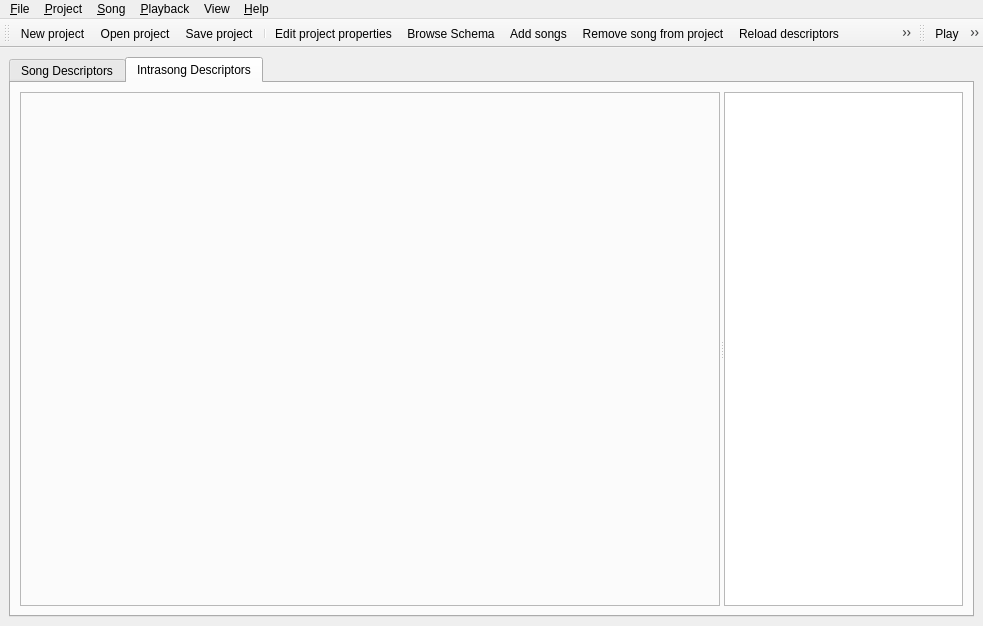
<ui version="4.0" >
 <class>Annotator</class>
 <widget class="QMainWindow" name="Annotator" >
  <property name="geometry" >
   <rect>
    <x>0</x>
    <y>0</y>
    <width>983</width>
    <height>626</height>
   </rect>
  </property>
  <property name="sizePolicy" >
   <sizepolicy vsizetype="MinimumExpanding" hsizetype="MinimumExpanding" >
    <horstretch>0</horstretch>
    <verstretch>0</verstretch>
   </sizepolicy>
  </property>
  <property name="maximumSize" >
   <size>
    <width>32767</width>
    <height>32767</height>
   </size>
  </property>
  <property name="windowTitle" >
   <string>Music Annotator</string>
  </property>
  <property name="windowIcon" >
   <iconset resource="images.qrc" >:/logos/images/annotator-icon1.png</iconset>
  </property>
  <widget class="QWidget" name="widget" >
   <layout class="QVBoxLayout" >
    <property name="spacing" >
     <number>6</number>
    </property>
    <property name="leftMargin" >
     <number>9</number>
    </property>
    <property name="topMargin" >
     <number>9</number>
    </property>
    <property name="rightMargin" >
     <number>9</number>
    </property>
    <property name="bottomMargin" >
     <number>9</number>
    </property>
    <item>
     <widget class="QTabWidget" name="mMainTabWidget" >
      <property name="currentIndex" >
       <number>1</number>
      </property>
      <widget class="QWidget" name="mSongLevelTab" >
       <attribute name="title" >
        <string>Song Descriptors</string>
       </attribute>
       <layout class="QVBoxLayout" >
        <property name="spacing" >
         <number>6</number>
        </property>
        <property name="leftMargin" >
         <number>9</number>
        </property>
        <property name="topMargin" >
         <number>9</number>
        </property>
        <property name="rightMargin" >
         <number>9</number>
        </property>
        <property name="bottomMargin" >
         <number>9</number>
        </property>
        <item>
         <widget class="QSplitter" name="mSongLevelSplit" >
          <property name="orientation" >
           <enum>Qt::Horizontal</enum>
          </property>
          <widget class="QTreeWidget" name="mSongListView" >
           <property name="sizePolicy" >
            <sizepolicy vsizetype="Minimum" hsizetype="MinimumExpanding" >
             <horstretch>5</horstretch>
             <verstretch>0</verstretch>
            </sizepolicy>
           </property>
           <property name="whatsThis" >
            <string>&lt;p>The &lt;b>project song list&lt;/b> is a list with the working songs for the project.
You can add songs to work with just by selecting the &lt;tt>Project/Add Song to Project&lt;/tt> option on the menu.
Click on one song to load its description.&lt;/p>
&lt;p>If there is no computed description, you can generate it for the selected song it
by clicking the &lt;tt>Compute Descriptors&lt;/tt> button and, once the computation is finished,
the &lt;tt>Reload Descriptors&lt;/tt> one.&lt;/p></string>
           </property>
           <property name="alternatingRowColors" >
            <bool>true</bool>
           </property>
           <property name="selectionMode" >
            <enum>QAbstractItemView::SingleSelection</enum>
           </property>
           <property name="rootIsDecorated" >
            <bool>false</bool>
           </property>
           <column>
            <property name="text" >
             <string>File</string>
            </property>
           </column>
          </widget>
          <widget class="QTableWidget" name="mDescriptorsTable" >
           <property name="sizePolicy" >
            <sizepolicy vsizetype="Minimum" hsizetype="Maximum" >
             <horstretch>1</horstretch>
             <verstretch>0</verstretch>
            </sizepolicy>
           </property>
           <property name="minimumSize" >
            <size>
             <width>250</width>
             <height>0</height>
            </size>
           </property>
           <property name="focusPolicy" >
            <enum>Qt::WheelFocus</enum>
           </property>
           <property name="whatsThis" >
            <string>&lt;p>The &lt;b>song level descriptors table&lt;/b>
contains descriptors values for song level descriptors.
Song level descriptors are those that has a single occurrence for each song.
As constrast, 'note level descriptors' would have an occurrence for each note.&lt;/p>
&lt;p>You can edit the values by clicking to the proper cell.&lt;/p></string>
           </property>
           <property name="selectionMode" >
            <enum>QAbstractItemView::NoSelection</enum>
           </property>
           <property name="rowCount" >
            <number>0</number>
           </property>
           <property name="columnCount" >
            <number>0</number>
           </property>
          </widget>
         </widget>
        </item>
       </layout>
      </widget>
      <widget class="QWidget" name="mIntrasongLevelTab" >
       <attribute name="title" >
        <string>Intrasong Descriptors</string>
       </attribute>
       <layout class="QVBoxLayout" >
        <property name="spacing" >
         <number>6</number>
        </property>
        <property name="leftMargin" >
         <number>9</number>
        </property>
        <property name="topMargin" >
         <number>9</number>
        </property>
        <property name="rightMargin" >
         <number>9</number>
        </property>
        <property name="bottomMargin" >
         <number>9</number>
        </property>
        <item>
         <widget class="QSplitter" name="mVSplit" >
          <property name="orientation" >
           <enum>Qt::Vertical</enum>
          </property>
          <widget class="QSplitter" name="mFrameEditorSplit" >
           <property name="orientation" >
            <enum>Qt::Horizontal</enum>
           </property>
           <widget class="CLAM::VM::BPFPlot" name="mBPFEditor" >
            <property name="sizePolicy" >
             <sizepolicy vsizetype="MinimumExpanding" hsizetype="MinimumExpanding" >
              <horstretch>2</horstretch>
              <verstretch>0</verstretch>
             </sizepolicy>
            </property>
            <property name="minimumSize" >
             <size>
              <width>700</width>
              <height>200</height>
             </size>
            </property>
            <property name="focusPolicy" >
             <enum>Qt::WheelFocus</enum>
            </property>
            <property name="whatsThis" >
             <string>&lt;p>The &lt;b>frame level descriptors editor&lt;/b> allows editing
			 floating point descriptors that has an occurrence for each frame.&lt;/p>
			 &lt;ul>
			 &lt;li>Dragging Points: Moving them.&lt;/li>
			 &lt;li>Page up/down: Set focus prev/next point&lt;/li>
			 &lt;li>Hover point: Set focus to point&lt;/li>
			 &lt;li>Dragging play positon: Moves it.&lt;/li>
			 &lt;li>'r'+Click: Set the current play position.&lt;/li>
			 &lt;li>Arrows: Change focused point values&lt;/li>
			 &lt;/ul></string>
            </property>
            <property name="frameShape" >
             <enum>QFrame::StyledPanel</enum>
            </property>
            <property name="frameShadow" >
             <enum>QFrame::Raised</enum>
            </property>
           </widget>
           <widget class="QListWidget" name="mFrameLevelAttributeList" >
            <property name="minimumSize" >
             <size>
              <width>150</width>
              <height>0</height>
             </size>
            </property>
            <property name="alternatingRowColors" >
             <bool>true</bool>
            </property>
            <property name="resizeMode" >
             <enum>QListView::Adjust</enum>
            </property>
           </widget>
          </widget>
         </widget>
        </item>
       </layout>
      </widget>
     </widget>
    </item>
   </layout>
  </widget>
  <widget class="QToolBar" name="mIntraSongToolbar" >
   <property name="orientation" >
    <enum>Qt::Horizontal</enum>
   </property>
   <attribute name="toolBarArea" >
    <enum>TopToolBarArea</enum>
   </attribute>
   <attribute name="toolBarBreak" >
    <bool>false</bool>
   </attribute>
   <addaction name="newProjectAction" />
   <addaction name="fileOpen_projectAction" />
   <addaction name="fileSave_projectAction" />
   <addaction name="separator" />
   <addaction name="editProjectPropertiesAction" />
   <addaction name="browseSchemaAction" />
   <addaction name="addSongAction" />
   <addaction name="removeSongAction" />
   <addaction name="reloadDescriptorsAction" />
   <addaction name="songComputeDescriptorsAction" />
   <addaction name="songSaveDescriptorsAction" />
   <addaction name="separator" />
   <addaction name="actionOnline_Tutorial" />
   <addaction name="helpWhatsThisAction" />
  </widget>
  <widget class="QToolBar" name="TransportToolbar" >
   <property name="orientation" >
    <enum>Qt::Horizontal</enum>
   </property>
   <attribute name="toolBarArea" >
    <enum>TopToolBarArea</enum>
   </attribute>
   <attribute name="toolBarBreak" >
    <bool>false</bool>
   </attribute>
   <addaction name="playAction" />
   <addaction name="pauseAction" />
   <addaction name="stopAction" />
   <addaction name="mLinkCurrentSegmentToPlaybackAction" />
   <addaction name="mAuralizeSegmentOnsetsAction" />
   <addaction name="mAuralizeFrameLevelDescriptorsAction" />
  </widget>
  <widget class="QMenuBar" name="MenuBar" >
   <property name="geometry" >
    <rect>
     <x>0</x>
     <y>0</y>
     <width>983</width>
     <height>32</height>
    </rect>
   </property>
   <widget class="QMenu" name="mSongMenu" >
    <property name="title" >
     <string>&amp;Song</string>
    </property>
    <addaction name="songSaveDescriptorsAction" />
    <addaction name="reloadDescriptorsAction" />
    <addaction name="songComputeDescriptorsAction" />
   </widget>
   <widget class="QMenu" name="mProjectMenu" >
    <property name="title" >
     <string>&amp;Project</string>
    </property>
    <addaction name="addSongAction" />
    <addaction name="removeSongAction" />
    <addaction name="editProjectPropertiesAction" />
    <addaction name="browseSchemaAction" />
   </widget>
   <widget class="QMenu" name="mFileMenu" >
    <property name="title" >
     <string>&amp;File</string>
    </property>
    <addaction name="newProjectAction" />
    <addaction name="fileOpen_projectAction" />
    <addaction name="fileSave_projectAction" />
    <addaction name="separator" />
    <addaction name="fileExitAction" />
   </widget>
   <widget class="QMenu" name="mPlaybackMenu" >
    <property name="title" >
     <string>&amp;Playback</string>
    </property>
    <addaction name="playAction" />
    <addaction name="pauseAction" />
    <addaction name="stopAction" />
    <addaction name="separator" />
    <addaction name="mLinkCurrentSegmentToPlaybackAction" />
    <addaction name="mAuralizeSegmentOnsetsAction" />
    <addaction name="mAuralizeFrameLevelDescriptorsAction" />
   </widget>
   <widget class="QMenu" name="menuView" >
    <property name="title" >
     <string>View</string>
    </property>
    <widget class="QMenu" name="menuAddInstantView" >
     <property name="title" >
      <string>Add &amp;instant view</string>
     </property>
    </widget>
    <addaction name="actionAddSegmentationView" />
    <addaction name="actionAddFrameEvolutionView" />
    <addaction name="menuAddInstantView" />
   </widget>
   <widget class="QMenu" name="help" >
    <property name="title" >
     <string>&amp;Help</string>
    </property>
    <addaction name="actionOnline_Tutorial" />
    <addaction name="helpWhatsThisAction" />
    <addaction name="separator" />
    <addaction name="helpAboutQtAction" />
    <addaction name="helpAboutAction" />
   </widget>
   <addaction name="mFileMenu" />
   <addaction name="mProjectMenu" />
   <addaction name="mSongMenu" />
   <addaction name="mPlaybackMenu" />
   <addaction name="menuView" />
   <addaction name="help" />
  </widget>
  <action name="fileExitAction" >
   <property name="icon" >
    <iconset resource="images.qrc" >:/icons/images/exit.png</iconset>
   </property>
   <property name="text" >
    <string>E&amp;xit</string>
   </property>
   <property name="iconText" >
    <string>Exit</string>
   </property>
   <property name="statusTip" >
    <string>Quits the application</string>
   </property>
   <property name="shortcut" >
    <string>Ctrl+Q</string>
   </property>
  </action>
  <action name="helpAboutAction" >
   <property name="text" >
    <string>&amp;About Music Annotator</string>
   </property>
   <property name="iconText" >
    <string>About</string>
   </property>
   <property name="statusTip" >
    <string>Information about the application</string>
   </property>
  </action>
  <action name="newProjectAction" >
   <property name="icon" >
    <iconset resource="images.qrc" >:/icons/images/window_new.png</iconset>
   </property>
   <property name="text" >
    <string>&amp;New project</string>
   </property>
   <property name="iconText" >
    <string>New project</string>
   </property>
   <property name="toolTip" >
    <string>New project</string>
   </property>
   <property name="statusTip" >
    <string>Creates a new project</string>
   </property>
   <property name="shortcut" >
    <string>Ctrl+N</string>
   </property>
  </action>
  <action name="fileSave_projectAction" >
   <property name="icon" >
    <iconset resource="images.qrc" >:/icons/images/project_save.png</iconset>
   </property>
   <property name="text" >
    <string>&amp;Save project</string>
   </property>
   <property name="iconText" >
    <string>Save project</string>
   </property>
   <property name="toolTip" >
    <string>Save project</string>
   </property>
   <property name="statusTip" >
    <string>Save project</string>
   </property>
   <property name="shortcut" >
    <string>Ctrl+S</string>
   </property>
  </action>
  <action name="fileOpen_projectAction" >
   <property name="icon" >
    <iconset resource="images.qrc" >:/icons/images/project_open.png</iconset>
   </property>
   <property name="text" >
    <string>&amp;Open project</string>
   </property>
   <property name="iconText" >
    <string>Open project</string>
   </property>
   <property name="toolTip" >
    <string>Open project</string>
   </property>
   <property name="statusTip" >
    <string>Open project</string>
   </property>
   <property name="shortcut" >
    <string>Ctrl+O</string>
   </property>
  </action>
  <action name="addSongAction" >
   <property name="icon" >
    <iconset resource="images.qrc" >:/icons/images/vcs_add.png</iconset>
   </property>
   <property name="text" >
    <string>&amp;Add songs to project</string>
   </property>
   <property name="iconText" >
    <string>Add songs</string>
   </property>
   <property name="statusTip" >
    <string>Add songs to project</string>
   </property>
   <property name="shortcut" >
    <string>Ctrl+A</string>
   </property>
  </action>
  <action name="removeSongAction" >
   <property name="enabled" >
    <bool>true</bool>
   </property>
   <property name="icon" >
    <iconset resource="images.qrc" >:/icons/images/vcs_remove.png</iconset>
   </property>
   <property name="text" >
    <string>Remove song from project</string>
   </property>
   <property name="iconText" >
    <string>Remove song from project</string>
   </property>
   <property name="statusTip" >
    <string>Remove song from project</string>
   </property>
   <property name="shortcut" >
    <string/>
   </property>
  </action>
  <action name="browseSchemaAction" >
   <property name="icon" >
    <iconset resource="images.qrc" >:/icons/images/view_tree.png</iconset>
   </property>
   <property name="text" >
    <string>Browse &amp;Schema</string>
   </property>
   <property name="iconText" >
    <string>Browse Schema</string>
   </property>
  </action>
  <action name="songSaveDescriptorsAction" >
   <property name="enabled" >
    <bool>false</bool>
   </property>
   <property name="icon" >
    <iconset resource="images.qrc" >:/icons/images/filesave.png</iconset>
   </property>
   <property name="text" >
    <string>&amp;Save Descriptors</string>
   </property>
   <property name="iconText" >
    <string>Save Descriptors</string>
   </property>
  </action>
  <action name="mAuralizeSegmentOnsetsAction" >
   <property name="checkable" >
    <bool>true</bool>
   </property>
   <property name="icon" >
    <iconset resource="images.qrc" >:/icons/images/auralizeOnsets.png</iconset>
   </property>
   <property name="text" >
    <string>Auralize segments &amp;onsets</string>
   </property>
   <property name="iconText" >
    <string>Auralize segments onsets</string>
   </property>
  </action>
  <action name="mAuralizeFrameLevelDescriptorsAction" >
   <property name="checkable" >
    <bool>true</bool>
   </property>
   <property name="icon" >
    <iconset resource="images.qrc" >:/icons/images/auralizeFrameLevel.png</iconset>
   </property>
   <property name="text" >
    <string>Auralize &amp;frame level descriptors</string>
   </property>
   <property name="iconText" >
    <string>Auralize frame level descriptors</string>
   </property>
  </action>
  <action name="songComputeDescriptorsAction" >
   <property name="icon" >
    <iconset resource="images.qrc" >:/icons/images/gear.png</iconset>
   </property>
   <property name="text" >
    <string>&amp;Compute descriptors</string>
   </property>
   <property name="iconText" >
    <string>Compute descriptors</string>
   </property>
  </action>
  <action name="helpWhatsThisAction" >
   <property name="icon" >
    <iconset resource="images.qrc" >:/icons/images/contexthelp.png</iconset>
   </property>
   <property name="text" >
    <string>&amp;What's this?</string>
   </property>
   <property name="iconText" >
    <string>What's this?</string>
   </property>
   <property name="shortcut" >
    <string>Shift+F1</string>
   </property>
  </action>
  <action name="playAction" >
   <property name="icon" >
    <iconset resource="images.qrc" >:/icons/images/player_play.png</iconset>
   </property>
   <property name="text" >
    <string>Play</string>
   </property>
   <property name="iconText" >
    <string>Play</string>
   </property>
   <property name="shortcut" >
    <string>Ctrl+P</string>
   </property>
  </action>
  <action name="pauseAction" >
   <property name="icon" >
    <iconset resource="images.qrc" >:/icons/images/player_pause.png</iconset>
   </property>
   <property name="text" >
    <string>Pause</string>
   </property>
   <property name="iconText" >
    <string>Pause</string>
   </property>
   <property name="shortcut" >
    <string>Ctrl+W</string>
   </property>
  </action>
  <action name="stopAction" >
   <property name="icon" >
    <iconset resource="images.qrc" >:/icons/images/player_stop.png</iconset>
   </property>
   <property name="text" >
    <string>Stop</string>
   </property>
   <property name="iconText" >
    <string>Stop</string>
   </property>
   <property name="shortcut" >
    <string>Ctrl+D</string>
   </property>
  </action>
  <action name="mLinkCurrentSegmentToPlaybackAction" >
   <property name="checkable" >
    <bool>true</bool>
   </property>
   <property name="icon" >
    <iconset resource="images.qrc" >:/icons/images/segmentFollows.png</iconset>
   </property>
   <property name="text" >
    <string>&amp;Link current segment to playback</string>
   </property>
   <property name="iconText" >
    <string>Link current segment to playback</string>
   </property>
  </action>
  <action name="helpAboutQtAction" >
   <property name="text" >
    <string>About &amp;Qt</string>
   </property>
   <property name="statusTip" >
    <string>Information about Qt</string>
   </property>
  </action>
  <action name="reloadDescriptorsAction" >
   <property name="icon" >
    <iconset resource="images.qrc" >:/icons/images/reload.png</iconset>
   </property>
   <property name="text" >
    <string>&amp;Reload descriptors</string>
   </property>
   <property name="statusTip" >
    <string>Reload descriptors file</string>
   </property>
  </action>
  <action name="actionAddSegmentationView" >
   <property name="text" >
    <string>Add &amp;segmentation view</string>
   </property>
   <property name="statusTip" >
    <string>Add segmentation view</string>
   </property>
  </action>
  <action name="actionAddFrameEvolutionView" >
   <property name="enabled" >
    <bool>false</bool>
   </property>
   <property name="text" >
    <string>Add &amp;frame evolution view</string>
   </property>
  </action>
  <action name="editProjectPropertiesAction" >
   <property name="icon" >
    <iconset resource="images.qrc" >:/icons/images/edit.png</iconset>
   </property>
   <property name="text" >
    <string>Edit project properties</string>
   </property>
  </action>
  <action name="actionOnline_Tutorial" >
   <property name="icon" >
    <iconset resource="images.qrc" >:/icons/images/help.png</iconset>
   </property>
   <property name="text" >
    <string>Online &amp;Tutorial</string>
   </property>
  </action>
 </widget>
 <layoutdefault spacing="6" margin="11" />
 <customwidgets>
  <customwidget>
   <class>CLAM::VM::BPFPlot</class>
   <extends>QFrame</extends>
   <header>vmBPFPlot.hxx</header>
   <container>1</container>
  </customwidget>
 </customwidgets>
 <tabstops>
  <tabstop>mMainTabWidget</tabstop>
  <tabstop>mSongListView</tabstop>
  <tabstop>mDescriptorsTable</tabstop>
  <tabstop>mBPFEditor</tabstop>
  <tabstop>mFrameLevelAttributeList</tabstop>
 </tabstops>
 <resources>
  <include location="images.qrc" />
 </resources>
 <connections/>
</ui>
